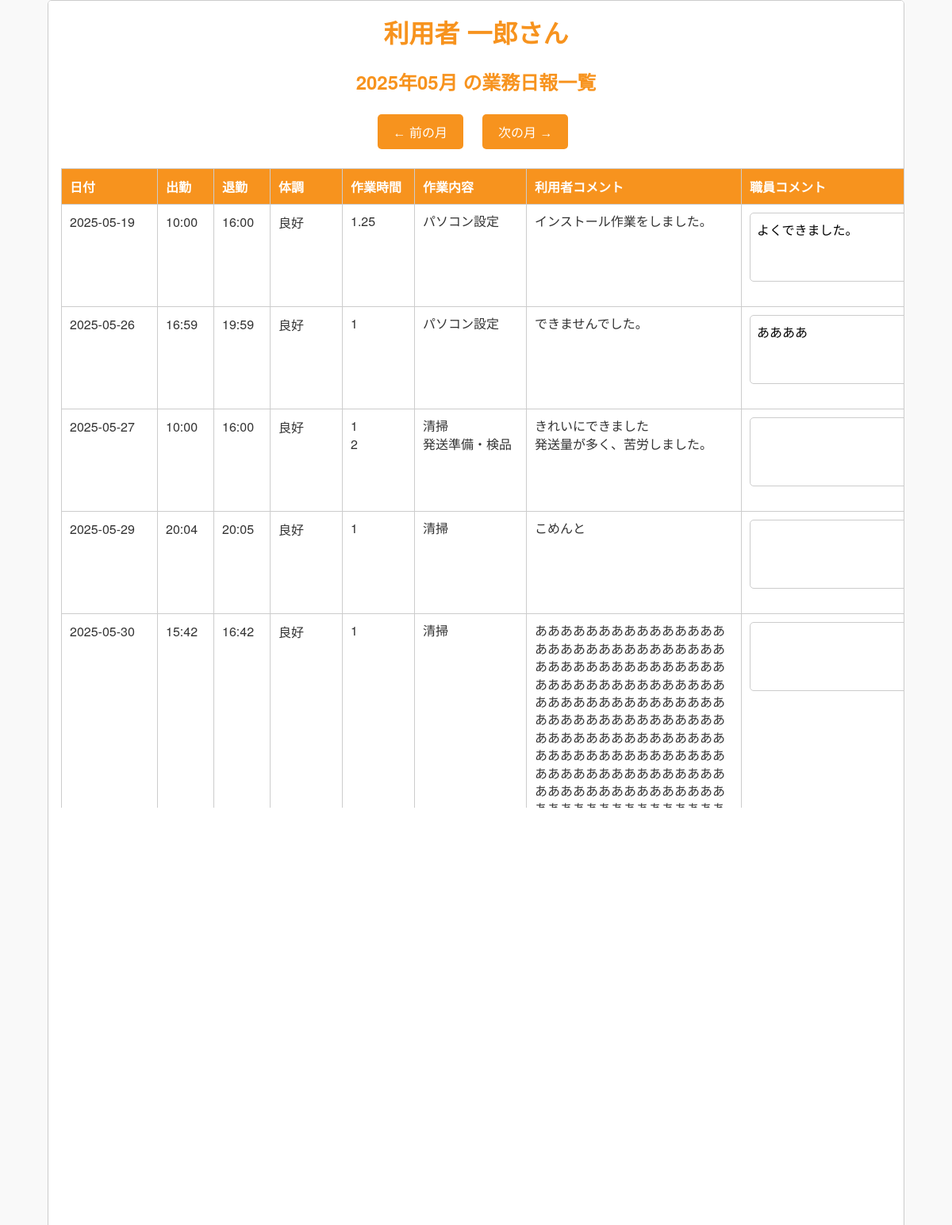
Page /report_list?user_id=5 (signed in) on the committed database.
### tables this page shows
CREATE TABLE users (
            user_id INTEGER PRIMARY KEY AUTOINCREMENT,
            username TEXT NOT NULL UNIQUE,
            password TEXT NOT NULL,
            name TEXT NOT NULL,
            role TEXT NOT NULL,
            created_at DATETIME DEFAULT CURRENT_TIMESTAMP
        );

CREATE TABLE reports (
            report_id INTEGER PRIMARY KEY AUTOINCREMENT,
            user_id INTEGER NOT NULL,
            report_date DATE NOT NULL,
            condition TEXT NOT NULL,
            start_time TIME NOT NULL,
            end_time TIME NOT NULL,
            work_time INTEGER NOT NULL,
            work_detail TEXT NOT NULL,
            user_comment TEXT,
            staff_comment TEXT,
            created_at DATETIME DEFAULT CURRENT_TIMESTAMP,
            updated_at DATETIME DEFAULT CURRENT_TIMESTAMP,
            FOREIGN KEY (user_id) REFERENCES users(user_id)
        );

### app.py (the view)
@app.route('/report_list', methods=['GET', 'POST'])
def report_list():
    if 'username' not in session:
        return redirect(url_for('login'))
    user_id = request.args.get('user_id')
    if user_id is not None:
        user_id = int(user_id)
    role = session.get('role')
    username = session['username']
    year = request.args.get('year', type=int)
    month = request.args.get('month', type=int)
    today = datetime.today()
    if not year or not month:
        year = today.year
        month = today.month
    first_day = datetime(year, month, 1)
    last_day = datetime(year, month, calendar.monthrange(year, month)[1])
    first_day_str = first_day.strftime('%Y-%m-%d')
    last_day_str = last_day.strftime('%Y-%m-%d')
    prev_month = first_day - timedelta(days=1)
    next_month = last_day + timedelta(days=1)
    conn = get_db()
    cursor = conn.cursor()
    if role == 'staff' and user_id:
        user_result = cursor.execute("SELECT name FROM users WHERE user_id = ?", (user_id,)).fetchone()
        display_name = user_result['name'] if user_result else '不明'
        cursor.execute('''
            SELECT r.*, u.username,
                   group_concat(t.task_duration, '\n') as task_duration,
                   group_concat(t.task_name, '\n') as task_name,
                   group_concat(t.task_note, '\n') as task_note
            FROM reports r
            JOIN users u ON r.user_id = u.user_id
            LEFT JOIN report_tasks t ON r.report_id = t.report_id
            WHERE r.user_id = ? AND r.report_date BETWEEN ? AND ?
            GROUP BY r.report_id
            ORDER BY r.report_date ASC
        ''', (user_id, first_day_str, last_day_str))
        reports = cursor.fetchall()
    else:
        cursor.execute('''
            SELECT r.*, u.username, u.name,
                   group_concat(t.task_duration, '\n') as task_duration,
                   group_concat(t.task_name, '\n') as task_name,
                   group_concat(t.task_note, '\n') as task_note
            FROM reports r
            JOIN users u ON r.user_id = u.user_id
            LEFT JOIN report_tasks t ON r.report_id = t.report_id
            WHERE u.username = ? AND r.report_date BETWEEN ? AND ?
            GROUP BY r.report_id
            ORDER BY r.report_date ASC
        ''', (username, first_day_str, last_day_str))
        reports = cursor.fetchall()
        user_result = cursor.execute("SELECT name FROM users WHERE username = ?", (username,)).fetchone()
        display_name = user_result['name'] if user_result else '不明'
    conn.close()
    return render_template('report_list.html',
                           reports=reports,
                           name=display_name,  # ← 利用者の「名前」
                           user_id=user_id,
                           display_month=f"{year}年{month:02d}月",
                           year=year,
                           month=month,
                           prev_year=prev_month.year,
                           prev_month=prev_month.month,
                           next_year=next_month.year,
                           next_month=next_month.month)

### app.py (called while the page is built)
def get_db():
    db = getattr(g, '_database', None)
    if db is None:
        base_dir = os.path.dirname(os.path.abspath(__file__))
        db_path = os.path.join(base_dir, 'your_database.db')  # ← ここは正しい DB ファイル名
        db = g._database = sqlite3.connect(db_path)
        db.row_factory = sqlite3.Row
    return db

@app.teardown_appcontext
def close_connection(exception):
    db = getattr(g, '_database', None)
    if db is not None:
        db.close()

### templates/report_list.html (shortened to what this page needs)
<!DOCTYPE html>
<html lang="ja">
<head>
    <link rel="stylesheet" href="{{ url_for('static', filename='style.css') }}">
</head>
<body>
    <div class="container_report_list">
        <h1>{{ name }}さん</h1>
        <h2>{{ display_month }} の業務日報一覧</h2>
        <div class="nav-buttons">
            <form method="get" action="{{ url_for('report_list') }}">
                <button type="submit">&#8592; 前の月</button>
            </form>
            <form method="get" action="{{ url_for('report_list') }}">
                <button type="submit">次の月 &#8594;</button>
            </form>
        </div>
        <form method="post" action="{{ url_for('update_staff_comments') }}">
            <table class="report-table">
                <thead>
                    <tr>
                        <th style="width: 100px;">日付</th>
                        <th style="width: 50px;">出勤</th>
                        <th style="width: 50px;">退勤</th>
                        <th style="width: 70px;">体調</th>
                        <th style="width: 70px;">作業時間</th>
                        <th style="width: 120px;">作業内容</th>
                        <th style="width: 250px;">利用者コメント</th>
                        <th style="width: 250px;">職員コメント</th>
                    </tr>
                </thead>
                <tbody>
                    {% for report in reports %}
                    <tr>
                        <td>{{ report['report_date'] }}</td>
                        <td>{{ report['start_time'] }}</td>
                        <td>{{ report['end_time'] }}</td>
                        <td>{{ report['condition'] }}</td>
                        <td class="multiline">{{ report['task_duration'] | replace('\n', '<br>') | safe }}</td>
                        <td class="multiline">{{ report['task_name'] | replace('\n', '<br>') | safe }}</td>
                        <td class="multiline">{{ report['task_note'] | replace('\n', '<br>') | safe }}</td>
                        <td>
                            <textarea name="staff_comment_{{ report['report_id'] }}" rows="3">{{ report['staff_comment'] or '' }}</textarea>
                        </td>
                    </tr>
                    {% endfor %}
                </tbody>
            </table>
            <div class="report-actions">
                <button type="submit">職員コメントを保存</button>
            </div>
        </form>
        <div class="nav-buttons">
            <form method="get" action="{{ url_for('main') }}">
                <button type="submit">メインへ戻る</button>
            </form>
            <form method="get" action="{{ url_for('logout') }}">
                <button type="submit">ログアウト</button>
            </form>
        </div>
    </div>
</body>
</html>

### static/style.css (style rules this page uses)
body { font-family: "Helvetica Neue", Arial, sans-serif; background-color: #f9f9f9; color: #333; margin: 0; padding: 0; }
h1, h2, h3, h4 { color: #F7931E; margin-top: 0; }
input[type="text"], input[type="password"], input[type="time"], textarea, select { width: 100%; padding: 10px; border: 1px solid #ccc; border-radius: 5px; margin-bottom: 1rem; box-sizing: border-box; font-size: 1rem; }
button, input[type="submit"] { background-color: #F7931E; color: #fff; border: none; padding: 10px 20px; border-radius: 5px; font-size: 1rem; cursor: pointer; margin-right: 0.5rem; transition: background-color 0.3s; }
table { width: 100%; border-collapse: collapse; margin-top: 1rem; }
th, td { padding: 10px; text-align: left; border-bottom: 1px solid #ddd; }
th { background-color: #F7931E; color: white; }
textarea { width: 100%; max-width: 100%; }
.container_report_list { width: 90%; max-width: 100%; margin: 0 auto; padding: 1rem; box-sizing: border-box; overflow-x: auto; background-color: #fff; border: 1px solid #ccc; border-radius: 5px; text-align:center; }
.multiline { white-space: pre-line; }
.nav-buttons { display: flex; justify-content: center; gap: 10px; flex-wrap: wrap; }
.nav-buttons form { display: inline-block; margin: 0; }
.report-table { table-layout: fixed; width: 100%; max-width: 100%; overflow-x: auto; border-collapse: collapse; }
.report-table th, .report-table td { border: 1px solid #ccc; padding: 10px; vertical-align: top; word-wrap: break-word; }
.report-table textarea { width: 100%; min-height: 60px; resize: vertical; font-family: inherit; font-size: 1rem; padding: 8px; border-radius: 5px; border: 1px solid #ccc; box-sizing: border-box; }
.report-actions { text-align: center; margin-top: 1.5rem; margin-bottom: 2rem; }
td.multiline { white-space: pre-wrap; line-height: 1.4; }
.nav-buttons { display: flex; justify-content: center; flex-wrap: wrap; gap: 1rem; margin-top: 1.5rem; margin-bottom: 1.5rem; }

### rows in the picture
users: name "利用者 一郎"
reports: report_date "2025-05-19", start_time "10:00", end_time "16:00", condition "良好", task_duration "1.25", task_name "パソコン設定", task_note "インストール作業をしました。", report_id "よくできました。"
reports: report_date "2025-05-26", start_time "16:59", end_time "19:59", condition "良好", task_duration "1", task_name "パソコン設定", task_note "できませんでした。", report_id "ああああ"
reports: report_date "2025-05-27", start_time "10:00", end_time "16:00", condition "良好", task_duration "1 2", task_name "清掃 発送準備・検品", task_note "きれいにできました 発送量が多く、苦労しました。"
reports: report_date "2025-05-29", start_time "20:04", end_time "20:05", condition "良好", task_duration "1", task_name "清掃", task_note "こめんと"
reports: report_date "2025-05-30", start_time "15:42", end_time "16:42", condition "良好", task_duration "1", task_name "清掃", task_note "ああああああああああああああああああああああああああああああああああああああああああああああああああああああああああああああああああああああああああああああああああああああああああああああああああああああああああああああああああああああああああああああああああああああああああああああああああああああああああああああああああああああああああああああああああああああああああああああああああああああああああああああああああああああああああああああああああああああああああああああああああああああああああああああああああああああああああああああああああああああああああああああああああああああああああああ"

### other values in the picture
{{ display_month }} "2025年05月"
